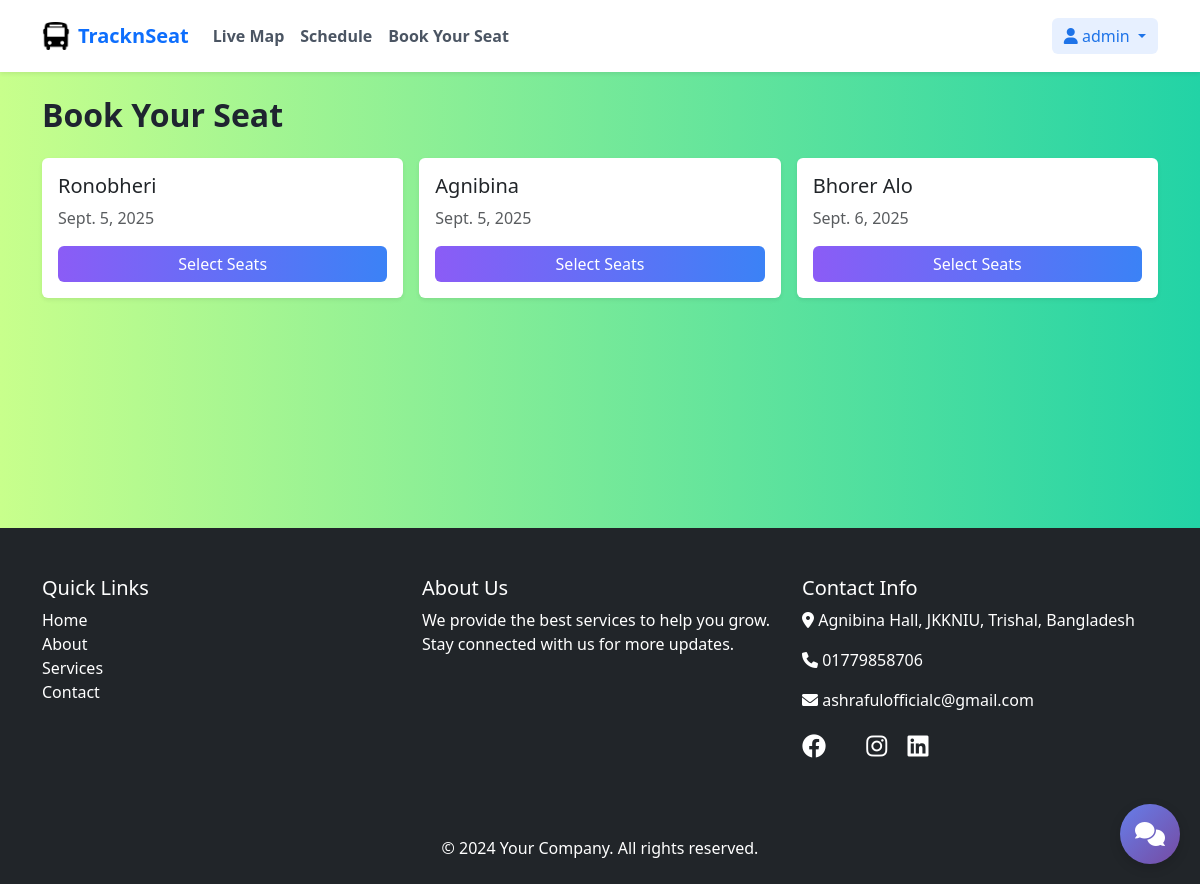
The app's page /book/ (signed in) with its own data.
### seatBokking/models.py (models this page shows, shortened)
class Trip(models.Model):
    name = models.CharField(
        max_length=128,
        validators=[RegexValidator(
            message='Trip name can only contain letters, numbers, spaces, hyphens, and underscores',
            regex='^[a-zA-Z0-9\\s\\-_]+$'
        )]
    )
    date = models.DateField(validators=[validate_future_date])
    arrival_time = models.TimeField(blank=True, null=True)
    created_at = models.DateTimeField(auto_now_add=True)
    departure_time = models.TimeField(blank=True, null=True)
    description = models.TextField(blank=True, null=True)
    is_active = models.BooleanField(default=True)
    price = models.DecimalField(decimal_places=2, default=0.0, max_digits=8)
    total_seats = models.PositiveIntegerField(default=50)
    updated_at = models.DateTimeField(auto_now=True)
    class Meta:
        ordering = ['date', 'departure_time']
        indexes = [
            models.Index(fields=['date'], name='seatBokking_date_554814_idx'),
            models.Index(fields=['is_active'], name='seatBokking_is_acti_491f50_idx'),
        ]

### seatBokking/views.py (the view)
# urls.py: path("", views.booking_home, name="home"),
def booking_home(request):
    trips = Trip.objects.order_by("date")
    if not trips.exists():
        from datetime import date
        Trip.objects.create(name="Ronobheri", date=date.today())
        Trip.objects.create(name="Bhorer Alo", date=date.today())
        trips = Trip.objects.order_by("date")
    return render(request, "seatBokking/home.html", {"trips": trips})

### seatBokking/templates/seatBokking/home.html
{% extends 'base.html' %}
{% block content %}
<div class="container py-5">
    <h2 class="fw-bold mb-4">Book Your Seat</h2>
    {% if trips %}
        <div class="row g-3">
            {% for t in trips %}
            <div class="col-md-4">
                <div class="card border-0 shadow-sm h-100">
                    <div class="card-body d-flex flex-column">
                        <h5 class="card-title">{{ t.name }}</h5>
                        <p class="text-muted">{{ t.date }}</p>
                        <div class="mt-auto">
                            <a href="{% url 'seatBokking:booking' t.id %}" class="btn btn-primary w-100">Select Seats</a>
                        </div>
                    </div>
                </div>
            </div>
            {% endfor %}
        </div>
    {% else %}
        <p class="text-muted">No trips available.</p>
    {% endif %}
</div>
{% endblock %}

### templates/base.html (shortened to what this page needs)
{% load static %}
<!DOCTYPE html>
<html lang="en">
<head>
    <link href="https://cdn.jsdelivr.net/npm/bootstrap@5.3.3/dist/css/bootstrap.min.css" rel="stylesheet"
>
    <link href="https://cdnjs.cloudflare.com/ajax/libs/font-awesome/6.0.0/css/all.min.css" rel="stylesheet">
    <link rel="stylesheet" href="{% static 'style.css' %}">
</head>
<body>
    <nav class="navbar navbar-expand-lg navbar-light bg-white shadow-sm fixed-top py-3">
        <div class="container">
            <a class="navbar-brand d-flex align-items-center gap-2 text-primary fw-bold" href="/">
                <img src="{% static 'bus/bus-logo.png' %}" alt="Bus" width="28" height="28">
                <span>TracknSeat</span>
            </a>
            <div class="collapse navbar-collapse" id="navbarNav">
                <ul class="navbar-nav me-auto mb-2 mb-lg-0">
                    <li class="nav-item"><a class="nav-link" href="{% url 'live_map' %}"><strong>Live Map</strong></a></li>
                    <li class="nav-item"><a class="nav-link" href="{% url 'schedule' %}"><strong>Schedule</strong></a></li>
                    <li class="nav-item"><a class="nav-link" href="{% url 'seatBokking:home' %}"><strong>Book Your Seat</strong></a></li>
                </ul>
                <div class="navbar-nav">
                    {% if user.is_authenticated %}
                        <div class="nav-item dropdown">
                            <button class="btn btn-primary-subtle border-0 dropdown-toggle" type="button" id="userDropdown" data-bs-toggle="dropdown" aria-expanded="false">
                                <i class="fa-solid fa-user"></i> {{ user.first_name|default:user.username }}
                            </button>
                        </div>
                    {% endif %}
                </div>
            </div>
        </div>
    </nav>
    <main class="pt-5">
        {% block content %}
        {% endblock %}
    </main>
    <footer class="bg-dark text-white pt-5 pb-4 mt-5">
        <div class="container">
            <div class="row">
                <div class="col-md-4 mb-4">
                    <h5>Quick Links</h5>
                    <ul class="list-unstyled">
                        <li><a href="#" class="text-white text-decoration-none">Home</a></li>
                        <li><a href="#" class="text-white text-decoration-none">About</a></li>
                        <li><a href="#" class="text-white text-decoration-none">Services</a></li>
                        <li><a href="#" class="text-white text-decoration-none">Contact</a></li>
                    </ul>
                </div>
                <div class="col-md-4 mb-4">
                    <h5>About Us</h5>
                    <p>We provide the best services to help you grow. Stay connected with us for more updates.</p>
                </div>
                <div class="col-md-4 mb-4">
                    <h5>Contact Info</h5>
                    <p><i class="fas fa-map-marker-alt"></i> Agnibina Hall, JKKNIU, Trishal, Bangladesh</p>
                    <p><i class="fas fa-phone"></i> 01779858706</p>
                    <p><i class="fas fa-envelope"></i> ashrafulofficialc@gmail.com</p>
                    <div class="mt-3">
                        <a href="#" class="text-white me-3 fs-4"><i class="fa-brands fa-facebook"></i></a>
                        <a href="#" class="text-white me-3 fs-4"><i class="fa-brands fa-instagram"></i></a>
                        <a href="#" class="text-white fs-4"><i class="fa-brands fa-linkedin"></i></a>
                    </div>
                </div>
            </div>
            <div class="text-center mt-5">
                <p class="mb-0">&copy; 2024 Your Company. All rights reserved.</p>
            </div>
        </div>
    </footer>
    <div id="chatbot-widget" class="chatbot-widget">
        <div id="chatbot-toggle" class="chatbot-toggle">
            <i class="fa-solid fa-comments"></i>
        </div>
    </div>
</body>
</html>

### static/style.css (style rules this page uses)
:root { --bg-page: #FCEF91; --text-main: #1f2430; --text-muted: #6b7280; --primary: #1e73e8; --primary-100: #e7f0ff; --success-100: #e9f9ef; --warning-100: #fff7e6; --card-bg: #ffffff; --shadow-sm: 0 6px 24px rgba(16, 24, 40, 0.06); --btn-grad-start: #8B5CF6; --btn-grad-end: #3B82F6; --bg-grad-start: #C8FF8C; --bg-grad-end: #22D3A6; }
body { font-family: system-ui, -apple-system, Segoe UI, Roboto, Helvetica, Arial, "Apple Color Emoji", "Segoe UI Emoji"; color: var(--text-main); background: linear-gradient(90deg, var(--bg-grad-start) 0%, var(--bg-grad-end) 100%); }
main { min-height: 60vh; }
.navbar .nav-link { color: #4b5563; }
.btn-primary-subtle { background: var(--primary-100); color: var(--primary); }
.btn.btn-primary, .btn.btn-secondary, .btn.btn-success, .btn.btn-danger, .btn.btn-warning, .btn.btn-info, .btn.btn-dark, .btn.btn-light { background-image: linear-gradient(90deg, var(--btn-grad-start) 0%, var(--btn-grad-end) 100%); border: 0; color: #ffffff; }

### templates/base.html (style rules this page uses)
.chatbot-widget { position: fixed; bottom: 20px; right: 20px; z-index: 1000; font-family: 'Segoe UI', Tahoma, Geneva, Verdana, sans-serif; }
.chatbot-toggle { width: 60px; height: 60px; background: linear-gradient(135deg, #667eea 0%, #764ba2 100%); border-radius: 50%; display: flex; align-items: center; justify-content: center; cursor: pointer; box-shadow: 0 4px 12px rgba(0, 0, 0, 0.15); transition: all 0.3s ease; color: white; font-size: 24px; }

### records on screen
Trip: name "Ronobheri", date "Sept. 5, 2025"
Trip: name "Agnibina", date "Sept. 5, 2025"
Trip: name "Bhorer Alo", date "Sept. 6, 2025"

### other values on screen
{{ user.first_name|default:user.username }} "admin"
